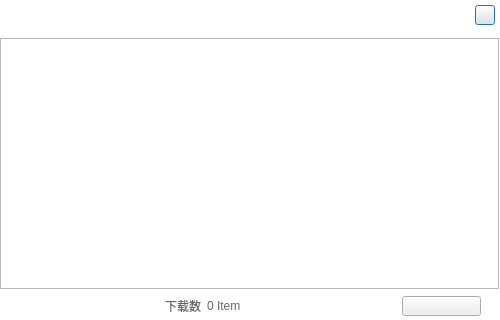
<?xml version="1.0" encoding="UTF-8"?>
<ui version="4.0">
 <class>ZWebDowloadManager</class>
 <widget class="QDialog" name="ZWebDowloadManager">
  <property name="geometry">
   <rect>
    <x>0</x>
    <y>0</y>
    <width>500</width>
    <height>320</height>
   </rect>
  </property>
  <property name="sizePolicy">
   <sizepolicy hsizetype="Fixed" vsizetype="Fixed">
    <horstretch>0</horstretch>
    <verstretch>0</verstretch>
   </sizepolicy>
  </property>
  <property name="minimumSize">
   <size>
    <width>397</width>
    <height>274</height>
   </size>
  </property>
  <property name="maximumSize">
   <size>
    <width>500</width>
    <height>320</height>
   </size>
  </property>
  <property name="windowTitle">
   <string>Dialog</string>
  </property>
  <property name="styleSheet">
   <string notr="true">QDialog#ZWebDowloadManager{border-image: url(:/new/imageFile/ZWebViewBrowserImage/downloadList.png);background-color: rgb(255, 255, 255);}

</string>
  </property>
  <widget class="QPushButton" name="pushButton">
   <property name="geometry">
    <rect>
     <x>475</x>
     <y>5</y>
     <width>20</width>
     <height>20</height>
    </rect>
   </property>
   <property name="minimumSize">
    <size>
     <width>20</width>
     <height>20</height>
    </size>
   </property>
   <property name="maximumSize">
    <size>
     <width>20</width>
     <height>20</height>
    </size>
   </property>
   <property name="styleSheet">
    <string notr="true">QPushButton{border-image: url(:/new/imageFile/ZWebViewBrowserImage/close_nor.png);}
QPushButton:hover{border-image: url(:/new/imageFile/ZWebViewBrowserImage/close_sel.png);}
QPushButton:pressed{border-image: url(:/new/imageFile/ZWebViewBrowserImage/close_sel.png);};</string>
   </property>
   <property name="text">
    <string/>
   </property>
  </widget>
  <widget class="EditTableView" name="downloadsView">
   <property name="geometry">
    <rect>
     <x>0</x>
     <y>38</y>
     <width>499</width>
     <height>251</height>
    </rect>
   </property>
   <property name="sizePolicy">
    <sizepolicy hsizetype="Fixed" vsizetype="Fixed">
     <horstretch>0</horstretch>
     <verstretch>0</verstretch>
    </sizepolicy>
   </property>
   <property name="minimumSize">
    <size>
     <width>390</width>
     <height>200</height>
    </size>
   </property>
   <property name="maximumSize">
    <size>
     <width>16777215</width>
     <height>16777215</height>
    </size>
   </property>
   <property name="styleSheet">
    <string notr="true">gridline-color: black;        /*表格内框颜色*/
border-color: rgb(212, 212, 212);
</string>
   </property>
  </widget>
  <widget class="QWidget" name="layoutWidget">
   <property name="geometry">
    <rect>
     <x>10</x>
     <y>290</y>
     <width>481</width>
     <height>32</height>
    </rect>
   </property>
   <layout class="QHBoxLayout" name="horizontalLayout">
    <item>
     <spacer name="horizontalSpacer_4">
      <property name="orientation">
       <enum>Qt::Horizontal</enum>
      </property>
      <property name="sizeHint" stdset="0">
       <size>
        <width>40</width>
        <height>20</height>
       </size>
      </property>
     </spacer>
    </item>
    <item>
     <widget class="QLabel" name="label">
      <property name="styleSheet">
       <string notr="true">font: 14px &quot;微软雅黑&quot;;color: rgb(102, 102, 102)</string>
      </property>
      <property name="text">
       <string>下载数</string>
      </property>
     </widget>
    </item>
    <item>
     <widget class="QLabel" name="itemCount">
      <property name="styleSheet">
       <string notr="true">font: 12px &quot;微软雅黑&quot;;color: rgb(102, 102, 102)</string>
      </property>
      <property name="text">
       <string>0 Item</string>
      </property>
     </widget>
    </item>
    <item>
     <spacer name="horizontalSpacer">
      <property name="orientation">
       <enum>Qt::Horizontal</enum>
      </property>
      <property name="sizeHint" stdset="0">
       <size>
        <width>40</width>
        <height>20</height>
       </size>
      </property>
     </spacer>
    </item>
    <item>
     <widget class="QPushButton" name="cleanupButton">
      <property name="sizePolicy">
       <sizepolicy hsizetype="Fixed" vsizetype="Fixed">
        <horstretch>0</horstretch>
        <verstretch>0</verstretch>
       </sizepolicy>
      </property>
      <property name="minimumSize">
       <size>
        <width>79</width>
        <height>20</height>
       </size>
      </property>
      <property name="maximumSize">
       <size>
        <width>79</width>
        <height>20</height>
       </size>
      </property>
      <property name="styleSheet">
       <string notr="true">QPushButton{border-image: url(:/new/imageFile/ZWebViewBrowserImage/clearReload.png);}
QPushButton:hover{border-image: url(:/new/imageFile/ZWebViewBrowserImage/clearReload_click.png);}
QPushButton:pressed{border-image: url(:/new/imageFile/ZWebViewBrowserImage/clearReload_click.png);};</string>
      </property>
      <property name="text">
       <string/>
      </property>
     </widget>
    </item>
    <item>
     <spacer name="horizontalSpacer_2">
      <property name="orientation">
       <enum>Qt::Horizontal</enum>
      </property>
      <property name="sizeType">
       <enum>QSizePolicy::Fixed</enum>
      </property>
      <property name="sizeHint" stdset="0">
       <size>
        <width>10</width>
        <height>20</height>
       </size>
      </property>
     </spacer>
    </item>
   </layout>
  </widget>
 </widget>
 <customwidgets>
  <customwidget>
   <class>EditTableView</class>
   <extends>QTableView</extends>
   <header location="global">ZWebViewBrowser/edittableview.h</header>
  </customwidget>
 </customwidgets>
 <resources>
  <include location="../resource.qrc"/>
 </resources>
 <connections>
  <connection>
   <sender>pushButton</sender>
   <signal>clicked()</signal>
   <receiver>ZWebDowloadManager</receiver>
   <slot>close()</slot>
   <hints>
    <hint type="sourcelabel">
     <x>377</x>
     <y>16</y>
    </hint>
    <hint type="destinationlabel">
     <x>360</x>
     <y>17</y>
    </hint>
   </hints>
  </connection>
 </connections>
</ui>
